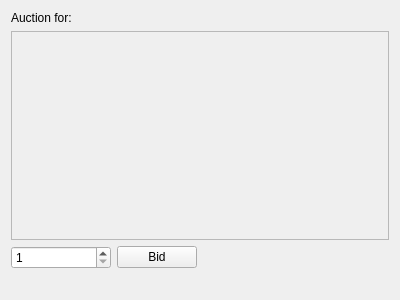
<?xml version="1.0" encoding="UTF-8"?>
<ui version="4.0">
 <class>Auction</class>
 <widget class="QWidget" name="Auction">
  <property name="geometry">
   <rect>
    <x>0</x>
    <y>0</y>
    <width>400</width>
    <height>300</height>
   </rect>
  </property>
  <property name="windowTitle">
   <string notr="true">Form</string>
  </property>
  <layout class="QVBoxLayout" name="verticalLayout_2">
   <item>
    <widget class="QLabel" name="title">
     <property name="text">
      <string>Auction for: </string>
     </property>
    </widget>
   </item>
   <item>
    <widget class="QScrollArea" name="scrollArea">
     <property name="widgetResizable">
      <bool>true</bool>
     </property>
     <widget class="QWidget" name="scrollAreaWidgetContents">
      <property name="geometry">
       <rect>
        <x>0</x>
        <y>0</y>
        <width>386</width>
        <height>218</height>
       </rect>
      </property>
      <layout class="QVBoxLayout" name="verticalLayout">
       <item>
        <layout class="QVBoxLayout" name="bets"/>
       </item>
       <item>
        <spacer name="verticalSpacer">
         <property name="orientation">
          <enum>Qt::Vertical</enum>
         </property>
         <property name="sizeType">
          <enum>QSizePolicy::Expanding</enum>
         </property>
         <property name="sizeHint" stdset="0">
          <size>
           <width>20</width>
           <height>211</height>
          </size>
         </property>
        </spacer>
       </item>
      </layout>
     </widget>
    </widget>
   </item>
   <item>
    <layout class="QHBoxLayout" name="horizontalLayout">
     <item>
      <widget class="QSpinBox" name="spBid">
       <property name="minimumSize">
        <size>
         <width>100</width>
         <height>0</height>
        </size>
       </property>
       <property name="font">
        <font>
         <underline>false</underline>
         <strikeout>false</strikeout>
        </font>
       </property>
       <property name="minimum">
        <number>1</number>
       </property>
       <property name="maximum">
        <number>99999</number>
       </property>
      </widget>
     </item>
     <item>
      <widget class="QPushButton" name="bBid">
       <property name="text">
        <string>Bid</string>
       </property>
      </widget>
     </item>
     <item>
      <spacer name="horizontalSpacer">
       <property name="orientation">
        <enum>Qt::Horizontal</enum>
       </property>
       <property name="sizeHint" stdset="0">
        <size>
         <width>40</width>
         <height>20</height>
        </size>
       </property>
      </spacer>
     </item>
    </layout>
   </item>
   <item>
    <widget class="QLabel" name="text">
     <property name="sizePolicy">
      <sizepolicy hsizetype="Preferred" vsizetype="Minimum">
       <horstretch>0</horstretch>
       <verstretch>0</verstretch>
      </sizepolicy>
     </property>
     <property name="text">
      <string/>
     </property>
    </widget>
   </item>
  </layout>
 </widget>
 <resources/>
 <connections/>
</ui>
